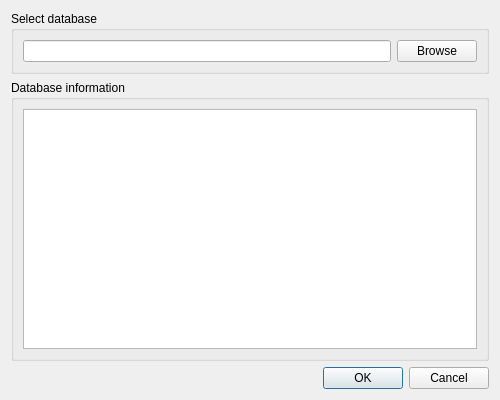
<?xml version="1.0" encoding="UTF-8"?>
<ui version="4.0">
 <class>SetDatabase</class>
 <widget class="QDialog" name="SetDatabase">
  <property name="windowModality">
   <enum>Qt::WindowModal</enum>
  </property>
  <property name="geometry">
   <rect>
    <x>0</x>
    <y>0</y>
    <width>500</width>
    <height>400</height>
   </rect>
  </property>
  <property name="minimumSize">
   <size>
    <width>400</width>
    <height>340</height>
   </size>
  </property>
  <property name="windowTitle">
   <string>SDB Connection</string>
  </property>
  <layout class="QVBoxLayout" name="verticalLayout">
   <item>
    <widget class="QGroupBox" name="groupBox">
     <property name="title">
      <string>Select database</string>
     </property>
     <layout class="QHBoxLayout" name="horizontalLayout">
      <item>
       <widget class="QLineEdit" name="sdbname">
        <property name="readOnly">
         <bool>true</bool>
        </property>
       </widget>
      </item>
      <item>
       <widget class="QPushButton" name="btnBrowse">
        <property name="text">
         <string>Browse</string>
        </property>
       </widget>
      </item>
     </layout>
    </widget>
   </item>
   <item>
    <widget class="QGroupBox" name="groupBox_2">
     <property name="title">
      <string>Database information</string>
     </property>
     <layout class="QHBoxLayout" name="horizontalLayout_2">
      <item>
       <widget class="QTableWidget" name="sdb_info_basic">
        <property name="editTriggers">
         <set>QAbstractItemView::NoEditTriggers</set>
        </property>
        <attribute name="verticalHeaderVisible">
         <bool>false</bool>
        </attribute>
       </widget>
      </item>
     </layout>
    </widget>
   </item>
   <item>
    <widget class="QDialogButtonBox" name="buttonBox">
     <property name="orientation">
      <enum>Qt::Horizontal</enum>
     </property>
     <property name="standardButtons">
      <set>QDialogButtonBox::Cancel|QDialogButtonBox::Ok</set>
     </property>
    </widget>
   </item>
  </layout>
 </widget>
 <resources/>
 <connections>
  <connection>
   <sender>buttonBox</sender>
   <signal>accepted()</signal>
   <receiver>SetDatabase</receiver>
   <slot>accept()</slot>
   <hints>
    <hint type="sourcelabel">
     <x>248</x>
     <y>254</y>
    </hint>
    <hint type="destinationlabel">
     <x>157</x>
     <y>274</y>
    </hint>
   </hints>
  </connection>
  <connection>
   <sender>buttonBox</sender>
   <signal>rejected()</signal>
   <receiver>SetDatabase</receiver>
   <slot>reject()</slot>
   <hints>
    <hint type="sourcelabel">
     <x>316</x>
     <y>260</y>
    </hint>
    <hint type="destinationlabel">
     <x>286</x>
     <y>274</y>
    </hint>
   </hints>
  </connection>
 </connections>
</ui>
